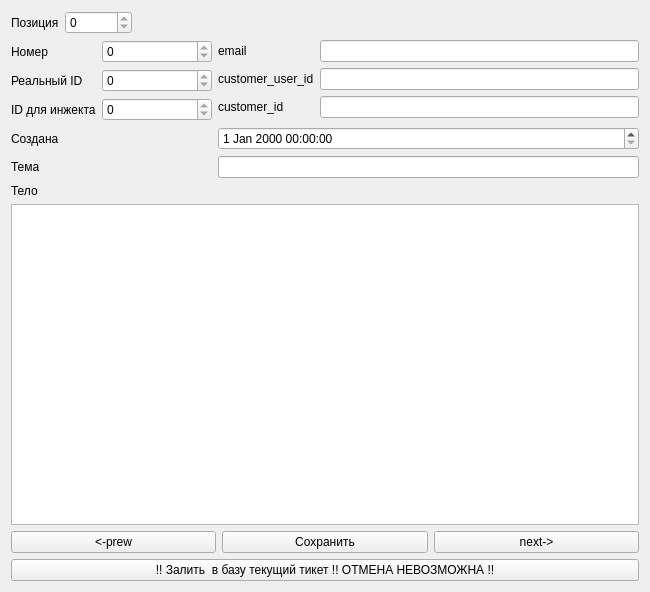
<?xml version="1.0" encoding="UTF-8"?>
<ui version="4.0">
 <class>TicketPreview</class>
 <widget class="QWidget" name="TicketPreview">
  <property name="geometry">
   <rect>
    <x>0</x>
    <y>0</y>
    <width>650</width>
    <height>592</height>
   </rect>
  </property>
  <property name="windowTitle">
   <string>Form</string>
  </property>
  <layout class="QVBoxLayout" name="verticalLayout">
   <item>
    <layout class="QHBoxLayout" name="horizontalLayout_2">
     <item>
      <widget class="QLabel" name="label_10">
       <property name="text">
        <string>Позиция</string>
       </property>
      </widget>
     </item>
     <item>
      <widget class="QSpinBox" name="POS">
       <property name="readOnly">
        <bool>true</bool>
       </property>
       <property name="maximum">
        <number>999999</number>
       </property>
      </widget>
     </item>
     <item>
      <spacer name="horizontalSpacer">
       <property name="orientation">
        <enum>Qt::Horizontal</enum>
       </property>
       <property name="sizeHint" stdset="0">
        <size>
         <width>40</width>
         <height>20</height>
        </size>
       </property>
      </spacer>
     </item>
    </layout>
   </item>
   <item>
    <layout class="QFormLayout" name="formLayout">
     <item row="1" column="1">
      <layout class="QFormLayout" name="formLayout_2">
       <item row="0" column="0">
        <widget class="QLabel" name="label_3">
         <property name="text">
          <string>email</string>
         </property>
        </widget>
       </item>
       <item row="0" column="1">
        <widget class="QLineEdit" name="email"/>
       </item>
       <item row="1" column="1">
        <widget class="QLineEdit" name="customer_user_id"/>
       </item>
       <item row="1" column="0">
        <widget class="QLabel" name="label_5">
         <property name="text">
          <string>customer_user_id</string>
         </property>
        </widget>
       </item>
       <item row="2" column="0">
        <widget class="QLabel" name="label_7">
         <property name="text">
          <string>customer_id</string>
         </property>
        </widget>
       </item>
       <item row="2" column="1">
        <widget class="QLineEdit" name="customer_id"/>
       </item>
      </layout>
     </item>
     <item row="1" column="0">
      <layout class="QFormLayout" name="formLayout_3">
       <item row="2" column="1">
        <widget class="QSpinBox" name="injectID">
         <property name="readOnly">
          <bool>true</bool>
         </property>
         <property name="maximum">
          <number>999999999</number>
         </property>
        </widget>
       </item>
       <item row="2" column="0">
        <widget class="QLabel" name="label_2">
         <property name="text">
          <string>ID для инжекта</string>
         </property>
        </widget>
       </item>
       <item row="1" column="0">
        <widget class="QLabel" name="label_4">
         <property name="text">
          <string>Реальный ID</string>
         </property>
        </widget>
       </item>
       <item row="1" column="1">
        <widget class="QSpinBox" name="realID">
         <property name="readOnly">
          <bool>true</bool>
         </property>
         <property name="maximum">
          <number>999999999</number>
         </property>
        </widget>
       </item>
       <item row="0" column="0">
        <widget class="QLabel" name="label_6">
         <property name="text">
          <string>Номер</string>
         </property>
        </widget>
       </item>
       <item row="0" column="1">
        <widget class="QSpinBox" name="number">
         <property name="minimumSize">
          <size>
           <width>110</width>
           <height>0</height>
          </size>
         </property>
         <property name="readOnly">
          <bool>true</bool>
         </property>
         <property name="maximum">
          <number>999999999</number>
         </property>
        </widget>
       </item>
      </layout>
     </item>
     <item row="4" column="0">
      <widget class="QLabel" name="label_8">
       <property name="text">
        <string>Тема</string>
       </property>
      </widget>
     </item>
     <item row="4" column="1">
      <widget class="QLineEdit" name="theme"/>
     </item>
     <item row="2" column="1">
      <widget class="QDateTimeEdit" name="dateTimeEdit"/>
     </item>
     <item row="2" column="0">
      <widget class="QLabel" name="label_9">
       <property name="text">
        <string>Создана</string>
       </property>
      </widget>
     </item>
    </layout>
   </item>
   <item>
    <widget class="QLabel" name="label">
     <property name="text">
      <string>Тело</string>
     </property>
    </widget>
   </item>
   <item>
    <widget class="QPlainTextEdit" name="body"/>
   </item>
   <item>
    <layout class="QHBoxLayout" name="horizontalLayout">
     <item>
      <widget class="QPushButton" name="prewBtn">
       <property name="text">
        <string>&lt;-prew</string>
       </property>
      </widget>
     </item>
     <item>
      <widget class="QPushButton" name="saveBtm">
       <property name="text">
        <string>Сохранить</string>
       </property>
      </widget>
     </item>
     <item>
      <widget class="QPushButton" name="nextBtn">
       <property name="text">
        <string>next-&gt;</string>
       </property>
      </widget>
     </item>
    </layout>
   </item>
   <item>
    <widget class="QPushButton" name="injectBtn">
     <property name="text">
      <string>!! Залить  в базу текущий тикет !! ОТМЕНА НЕВОЗМОЖНА !!</string>
     </property>
    </widget>
   </item>
  </layout>
 </widget>
 <resources/>
 <connections/>
</ui>
